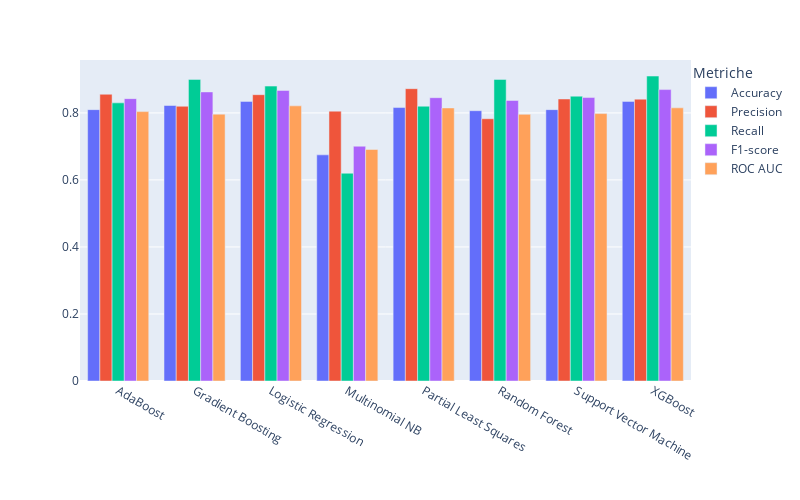

Notebook code cell kept with this figure:
### Code cell
fig = px.bar(df.T, barmode='group',
             labels={'value': 'Valore', 'variable': 'Metrica', 'index': 'Modello',},
             width=800, height=500)

fig.update_layout(showlegend=True, legend_title='Metriche', legend=dict(x=1, y=1, traceorder='normal'))

fig.update_xaxes(title_text='')
fig.update_yaxes(title_text='')

### Figure 1 — Plotly figure (JSON) as saved in the notebook; plotly's stock layout.template omitted (floating-point values rounded to 4 significant figures)
{"data": [{"alignmentgroup": "True", "hovertemplate": "Metrica=Accuracy<br>Modello=%{x}<br>Valore=%{y}<extra></extra>", "legendgroup": "Accuracy", "marker": {"color": "#636efa", "pattern": {"shape": ""}}, "name": "Accuracy", "offsetgroup": "Accuracy", "orientation": "v", "showlegend": true, "textposition": "auto", "type": "bar", "x": ["AdaBoost", "Gradient Boosting", "Logistic Regression", "Multinomial NB", "Partial Least Squares", "Random Forest", "Support Vector Machine", "XGBoost"], "xaxis": "x", "y": [0.8098, 0.8221, 0.8344, 0.6748, 0.816, 0.8066, 0.8098, 0.8344], "yaxis": "y"}, {"alignmentgroup": "True", "hovertemplate": "Metrica=Precision<br>Modello=%{x}<br>Valore=%{y}<extra></extra>", "legendgroup": "Precision", "marker": {"color": "#EF553B", "pattern": {"shape": ""}}, "name": "Precision", "offsetgroup": "Precision", "orientation": "v", "showlegend": true, "textposition": "auto", "type": "bar", "x": ["AdaBoost", "Gradient Boosting", "Logistic Regression", "Multinomial NB", "Partial Least Squares", "Random Forest", "Support Vector Machine", "XGBoost"], "xaxis": "x", "y": [0.8557, 0.8198, 0.8544, 0.8052, 0.8723, 0.7826, 0.8416, 0.8411], "yaxis": "y"}, {"alignmentgroup": "True", "hovertemplate": "Metrica=Recall<br>Modello=%{x}<br>Valore=%{y}<extra></extra>", "legendgroup": "Recall", "marker": {"color": "#00cc96", "pattern": {"shape": ""}}, "name": "Recall", "offsetgroup": "Recall", "orientation": "v", "showlegend": true, "textposition": "auto", "type": "bar", "x": ["AdaBoost", "Gradient Boosting", "Logistic Regression", "Multinomial NB", "Partial Least Squares", "Random Forest", "Support Vector Machine", "XGBoost"], "xaxis": "x", "y": [0.83, 0.9, 0.88, 0.62, 0.82, 0.9, 0.85, 0.91], "yaxis": "y"}, {"alignmentgroup": "True", "hovertemplate": "Metrica=F1-score<br>Modello=%{x}<br>Valore=%{y}<extra></extra>", "legendgroup": "F1-score", "marker": {"color": "#ab63fa", "pattern": {"shape": ""}}, "name": "F1-score", "offsetgroup": "F1-score", "orientation": "v", "showlegend": true, "textposition": "auto", "type": "bar", "x": ["AdaBoost", "Gradient Boosting", "Logistic Regression", "Multinomial NB", "Partial Least Squares", "Random Forest", "Support Vector Machine", "XGBoost"], "xaxis": "x", "y": [0.8426, 0.8626, 0.867, 0.7006, 0.8454, 0.8372, 0.8458, 0.8696], "yaxis": "y"}, {"alignmentgroup": "True", "hovertemplate": "Metrica=ROC AUC<br>Modello=%{x}<br>Valore=%{y}<extra></extra>", "legendgroup": "ROC AUC", "marker": {"color": "#FFA15A", "pattern": {"shape": ""}}, "name": "ROC AUC", "offsetgroup": "ROC AUC", "orientation": "v", "showlegend": true, "textposition": "auto", "type": "bar", "x": ["AdaBoost", "Gradient Boosting", "Logistic Regression", "Multinomial NB", "Partial Least Squares", "Random Forest", "Support Vector Machine", "XGBoost"], "xaxis": "x", "y": [0.8039, 0.7963, 0.821, 0.691, 0.8148, 0.7957, 0.798, 0.8151], "yaxis": "y"}], "layout": {"barmode": "group", "height": 500, "legend": {"title": {"text": "Metriche"}, "tracegroupgap": 0, "traceorder": "normal", "x": 1, "y": 1}, "margin": {"t": 60}, "showlegend": true, "width": 800, "xaxis": {"anchor": "y", "domain": [0, 1], "title": {"text": ""}}, "yaxis": {"anchor": "x", "domain": [0, 1], "title": {"text": ""}}}}
